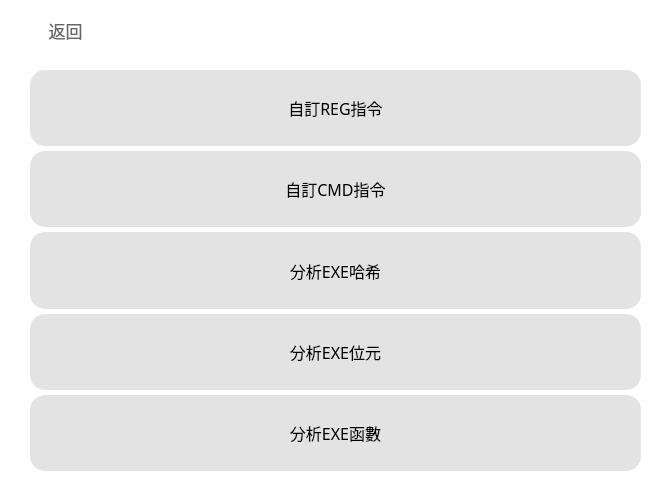
    <widget class="QWidget" name="Develop_Tools_widget" native="true">
     <property name="geometry">
      <rect>
       <x>170</x>
       <y>50</y>
       <width>671</width>
       <height>481</height>
      </rect>
     </property>
     <property name="font">
      <font>
       <family>Microsoft YaHei</family>
       <pointsize>11</pointsize>
       <stylestrategy>PreferAntialias</stylestrategy>
      </font>
     </property>
     <property name="styleSheet">
      <string notr="true">background-color:rgba(255, 255, 255,240);</string>
     </property>
     <widget class="QPushButton" name="Develop_Tools_Back">
      <property name="geometry">
       <rect>
        <x>10</x>
        <y>10</y>
        <width>111</width>
        <height>41</height>
       </rect>
      </property>
      <property name="sizePolicy">
       <sizepolicy hsizetype="Minimum" vsizetype="Minimum">
        <horstretch>0</horstretch>
        <verstretch>0</verstretch>
       </sizepolicy>
      </property>
      <property name="font">
       <font>
        <family>Microsoft YaHei</family>
        <pointsize>13</pointsize>
        <stylestrategy>PreferAntialias</stylestrategy>
       </font>
      </property>
      <property name="focusPolicy">
       <enum>Qt::StrongFocus</enum>
      </property>
      <property name="styleSheet">
       <string notr="true">QPushButton
{
	border:none;
	background-color:rgba(0,0,0,0);
	color:rgba(60,60,60,200);
}
QPushButton:hover
{
    color:rgba(60,60,60,255);
}
</string>
      </property>
      <property name="text">
       <string>返回</string>
      </property>
      <property name="icon">
       <iconset>
        <normaloff>:/icon/Icon/exit2.png</normaloff>:/icon/Icon/exit2.png</iconset>
      </property>
      <property name="iconSize">
       <size>
        <width>20</width>
        <height>20</height>
       </size>
      </property>
      <property name="checkable">
       <bool>false</bool>
      </property>
     </widget>
     <widget class="QWidget" name="verticalLayoutWidget_6">
      <property name="geometry">
       <rect>
        <x>20</x>
        <y>60</y>
        <width>631</width>
        <height>421</height>
       </rect>
      </property>
      <layout class="QVBoxLayout" name="Develop_verticalLayout">
       <property name="spacing">
        <number>5</number>
       </property>
       <property name="leftMargin">
        <number>10</number>
       </property>
       <property name="topMargin">
        <number>10</number>
       </property>
       <property name="rightMargin">
        <number>10</number>
       </property>
       <property name="bottomMargin">
        <number>10</number>
       </property>
       <item>
        <widget class="QPushButton" name="Customize_REG_Command_Button">
         <property name="sizePolicy">
          <sizepolicy hsizetype="Minimum" vsizetype="Minimum">
           <horstretch>0</horstretch>
           <verstretch>0</verstretch>
          </sizepolicy>
         </property>
         <property name="font">
          <font>
           <family>Microsoft YaHei</family>
           <pointsize>12</pointsize>
           <stylestrategy>PreferAntialias</stylestrategy>
          </font>
         </property>
         <property name="focusPolicy">
          <enum>Qt::StrongFocus</enum>
         </property>
         <property name="styleSheet">
          <string notr="true">QPushButton
{
	border:none;
	background-color:rgba(20,20,20,30);
	border-radius: 15px;
}
QPushButton:hover
{
    background-color:rgba(20,20,20,50);
}
QPushButton:pressed
{
    background-color:rgba(20,20,20,70);
}</string>
         </property>
         <property name="text">
          <string>自訂REG指令</string>
         </property>
         <property name="iconSize">
          <size>
           <width>16</width>
           <height>16</height>
          </size>
         </property>
         <property name="checkable">
          <bool>false</bool>
         </property>
        </widget>
       </item>
       <item>
        <widget class="QPushButton" name="Customize_CMD_Command_Button">
         <property name="sizePolicy">
          <sizepolicy hsizetype="Minimum" vsizetype="Minimum">
           <horstretch>0</horstretch>
           <verstretch>0</verstretch>
          </sizepolicy>
         </property>
         <property name="font">
          <font>
           <family>Microsoft YaHei</family>
           <pointsize>12</pointsize>
           <stylestrategy>PreferAntialias</stylestrategy>
          </font>
         </property>
         <property name="focusPolicy">
          <enum>Qt::StrongFocus</enum>
         </property>
         <property name="styleSheet">
          <string notr="true">QPushButton
{
	border:none;
	background-color:rgba(20,20,20,30);
	border-radius: 15px;
}
QPushButton:hover
{
    background-color:rgba(20,20,20,50);
}
QPushButton:pressed
{
    background-color:rgba(20,20,20,70);
}</string>
         </property>
         <property name="text">
          <string>自訂CMD指令</string>
         </property>
         <property name="iconSize">
          <size>
           <width>16</width>
           <height>16</height>
          </size>
         </property>
         <property name="checkable">
          <bool>false</bool>
         </property>
        </widget>
       </item>
       <item>
        <widget class="QPushButton" name="Analyze_EXE_hash_Button">
         <property name="sizePolicy">
          <sizepolicy hsizetype="Minimum" vsizetype="Minimum">
           <horstretch>0</horstretch>
           <verstretch>0</verstretch>
          </sizepolicy>
         </property>
         <property name="font">
          <font>
           <family>Microsoft YaHei</family>
           <pointsize>12</pointsize>
           <stylestrategy>PreferAntialias</stylestrategy>
          </font>
         </property>
         <property name="focusPolicy">
          <enum>Qt::StrongFocus</enum>
         </property>
         <property name="styleSheet">
          <string notr="true">QPushButton
{
	border:none;
	background-color:rgba(20,20,20,30);
	border-radius: 15px;
}
QPushButton:hover
{
    background-color:rgba(20,20,20,50);
}
QPushButton:pressed
{
    background-color:rgba(20,20,20,70);
}</string>
         </property>
         <property name="text">
          <string>分析EXE哈希</string>
         </property>
         <property name="iconSize">
          <size>
           <width>16</width>
           <height>16</height>
          </size>
         </property>
         <property name="checkable">
          <bool>false</bool>
         </property>
        </widget>
       </item>
       <item>
        <widget class="QPushButton" name="Analyze_EXE_Bit_Button">
         <property name="sizePolicy">
          <sizepolicy hsizetype="Minimum" vsizetype="Minimum">
           <horstretch>0</horstretch>
           <verstretch>0</verstretch>
          </sizepolicy>
         </property>
         <property name="font">
          <font>
           <family>Microsoft YaHei</family>
           <pointsize>12</pointsize>
           <stylestrategy>PreferAntialias</stylestrategy>
          </font>
         </property>
         <property name="focusPolicy">
          <enum>Qt::StrongFocus</enum>
         </property>
         <property name="styleSheet">
          <string notr="true">QPushButton
{
	border:none;
	background-color:rgba(20,20,20,30);
	border-radius: 15px;
}
QPushButton:hover
{
    background-color:rgba(20,20,20,50);
}
QPushButton:pressed
{
    background-color:rgba(20,20,20,70);
}</string>
         </property>
         <property name="text">
          <string>分析EXE位元</string>
         </property>
         <property name="iconSize">
          <size>
           <width>16</width>
           <height>16</height>
          </size>
         </property>
         <property name="checkable">
          <bool>false</bool>
         </property>
        </widget>
       </item>
       <item>
        <widget class="QPushButton" name="Analyze_EXE_Funtion_Button">
         <property name="sizePolicy">
          <sizepolicy hsizetype="Minimum" vsizetype="Minimum">
           <horstretch>0</horstretch>
           <verstretch>0</verstretch>
          </sizepolicy>
         </property>
         <property name="font">
          <font>
           <family>Microsoft YaHei</family>
           <pointsize>12</pointsize>
           <stylestrategy>PreferAntialias</stylestrategy>
          </font>
         </property>
         <property name="focusPolicy">
          <enum>Qt::StrongFocus</enum>
         </property>
         <property name="styleSheet">
          <string notr="true">QPushButton
{
	border:none;
	background-color:rgba(20,20,20,30);
	border-radius: 15px;
}
QPushButton:hover
{
    background-color:rgba(20,20,20,50);
}
QPushButton:pressed
{
    background-color:rgba(20,20,20,70);
}</string>
         </property>
         <property name="text">
          <string>分析EXE函數</string>
         </property>
         <property name="iconSize">
          <size>
           <width>16</width>
           <height>16</height>
          </size>
         </property>
         <property name="checkable">
          <bool>false</bool>
         </property>
        </widget>
       </item>
      </layout>
     </widget>
    </widget>
